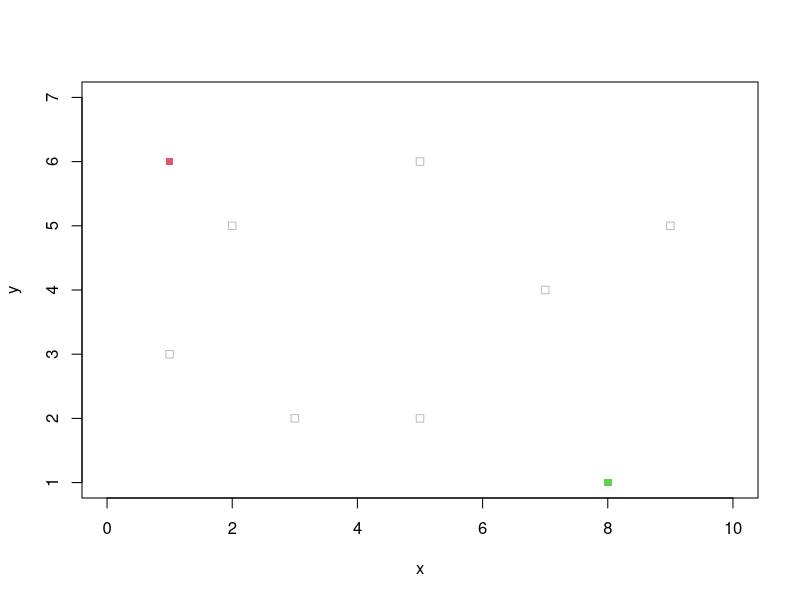
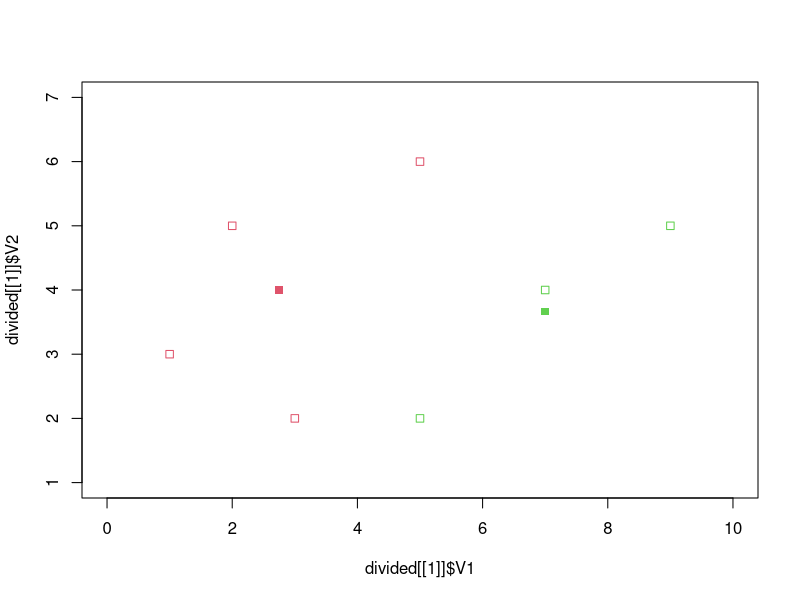
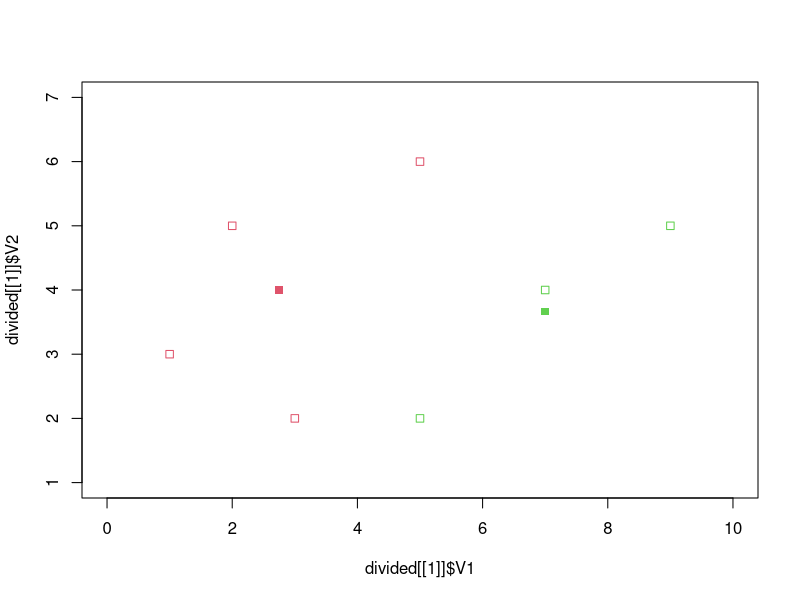
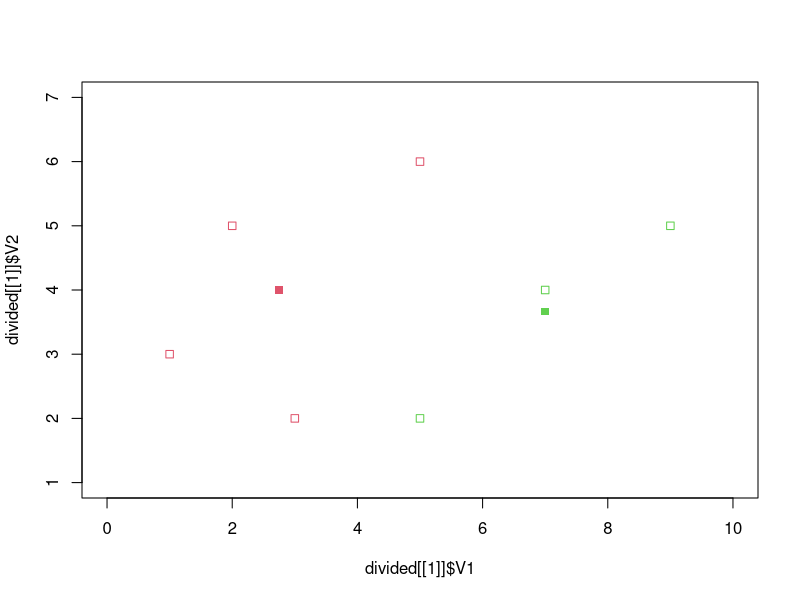

Here is the R script that generated these plots, in order:
# zadanie 1
x = c(1,2,3,5,5,7,9)
y = c(3,5,2,2,6,4,5)


plot(x, y,ylim=c(min(y)-1,max(y)+1), xlim=c(min(x)-1,max(x)+1), pch=0, col="grey")
ctr = data.frame(x = c(1,8),y = c(6,1))

points(ctr$x[1], ctr$y[1], col=2, pch=15)
points(ctr$x[2], ctr$y[2], col=3, pch=15)

euclidean <- function(a, b){
  return(sqrt((b[1]-a[1])^2 + (b[2]-a[2])^2))
}
# universal, make matrix with distances between centers and points
# quantity of columns = centroids
calculate_distances <- function(x, y, ctr){
  dist_mx = matrix(nrow=length(x), ncol=length(ctr$x))
  for (i in 1:length(x)) {
    point = c(x[i],y[i])
    for(j in 1:length(ctr$x)){
      dist_mx[i,j] = euclidean(point,c(ctr[j,1], ctr[j,2]))
    }
  }
  print(dist_mx)
  return(dist_mx)
}

assing_points <- function(dist) {
  matches = list()
  # initialize vectors in list
  for(i in 1:length(dist[,1])){
    center = as.character(which.min(dist[i,]))
    matches[[center]] <- c(matches[[center]], i) #something wrong
  }
  print(matches)
  return(matches)
}

new_center <- function(divided){
  for (i in 1:length(ctr$x)) {
    ctr$x[i] <<- mean(divided[[i]]$V1) 
    ctr$y[i] <<- mean(divided[[i]]$V2) 
  }
}

make_plot <- function(divided){
  plot(divided[[1]]$V1, divided[[1]]$V2,ylim=c(min(y)-1,max(y)+1), xlim=c(min(x)-1,max(x)+1), pch=0, col=2)
  points(ctr$x[1], ctr$y[1], col=2, pch=15)
  for (i in 2:length(ctr$x)) {
    points(divided[[i]]$V1, divided[[i]]$V2, col=i+1, pch=0)
    points(ctr$x[i], ctr$y[i], col=i+1, pch=15)
  }
}

fill_divided <- function(match) {
  divided = list()
  for (i in 1:length(ctr$x)) {
    divided[[i]] <- as.data.frame(cbind(x[match[[i]]], y[match[[i]]]))
  }
  return(divided)
}

algorithm <- function(iterations) {
  for (i in 1:iterations) {
    distances = calculate_distances(x,y,ctr)
    match = assing_points(distances)
    divided = fill_divided(match)
    print(divided)
    new_center(divided)
    make_plot(divided)
  }
}

algorithm(3)